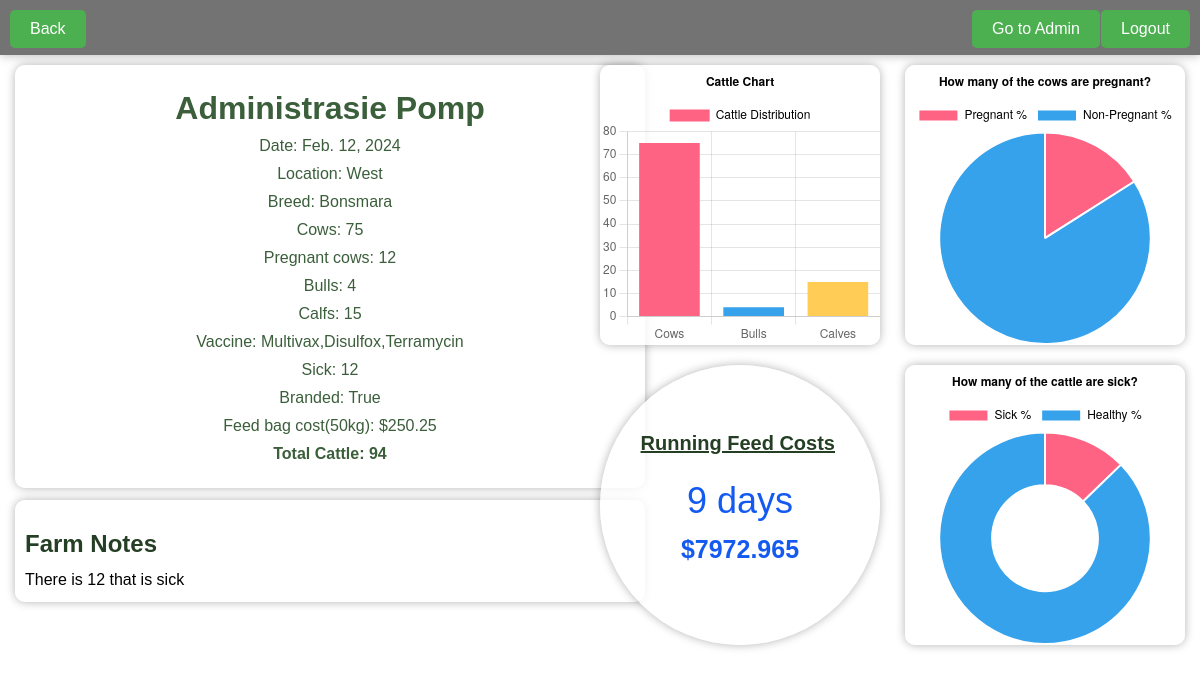
Before: /farm_app/farm/16/ with the older database file.
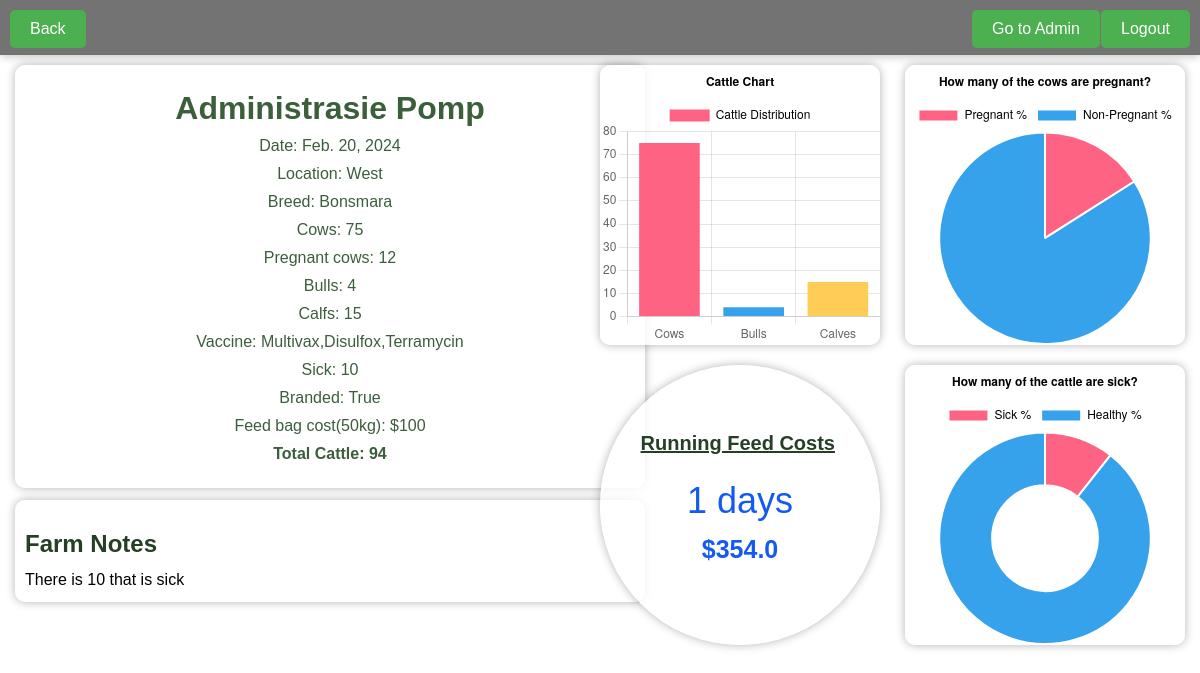
After: the same page with the newer database file.
### farm_app/models.py (models this page shows)
class Farm(models.Model):
    date = models.DateField(null=True)
    name = models.CharField(max_length=100)
    location = models.CharField(max_length=100)
    breed = models.CharField(max_length=100,choices=CATEGORY,null = True)
    cows_count = models.IntegerField(default=0)  # Number of cows
    bulls_count = models.IntegerField(default=0)  # Number of bulls
    calf_count = models.IntegerField(default=0)
    vaccine1 = models.CharField(max_length=100,choices=CATEGORY2,null = True)
    vaccine2 = models.CharField(max_length=100,choices=CATEGORY2,null = True)
    vaccine3 = models.CharField(max_length=100,choices=CATEGORY2,null = True)
    is_branded = models.BooleanField(default=False)
    pregnant_cows = models.IntegerField(default=0)
    sick = models.IntegerField(default=0)
    feed_cost = models.FloatField( default=0)
    notes = models.CharField(max_length=100 , null=True)
    def total_feed_cost(self):
        days_registered = self.days_since_registration
        if days_registered is not None:
            feed_cost_per_day = self.feed_cost_per_day()
            total_cost = feed_cost_per_day * days_registered
            return total_cost
        else:
            return None
    @property
    def total_cattle(self):
        return self.cows_count + self.bulls_count + self.calf_count
    def feed_cost_per_day(self):
        feed_per_cow_per_day = 2  # You can adjust this value based on your requirements
        total_feed_per_day = (self.cows_count * feed_per_cow_per_day) + (self.bulls_count * feed_per_cow_per_day * 1.5) + (self.calf_count * feed_per_cow_per_day * 0.5)
        feed_cost_per_day = total_feed_per_day * (self.feed_cost / 50)
        return feed_cost_per_day
    @property
    def days_since_registration(self):
        if self.date:
            difference = datetime.now().date() - self.date
            return difference.days
        else:
            return None

### farm_app/views.py (the view)
# urls.py: path('farm/<int:farm_id>/', views.farm_detail, name='farm_detail'),
def farm_detail(request, farm_id):
    farm = get_object_or_404(Farm, pk=farm_id)
    return render(request, 'farm_app/farm_detail.html', {'farm': farm})

### farm_app/templates/farm_app/farm_detail.html (shortened to what this page needs)
<!DOCTYPE html>
<html lang="en">
<head>
</head>
<body>
    <div class="btn_container">
        <a href="/admin/" class="button">Go to Admin</a>
        <a href="{% url 'user_auth:login' %}" class="button login-button">Logout</a>
        <a href="/farm_app/" class="button back-button">Back</a>
    </div>
    <div class="container">
        <h1>{{ farm.name }}</h1>
        <p>Date: {{ farm.date }}</p>
        <p>Location: {{ farm.location }}</p>
        <p>Breed: {{ farm.breed }}</p>
        <p>Cows: {{ farm.cows_count }}</p>
        <p>Pregnant cows: {{ farm.pregnant_cows }}</p>
        <p>Bulls: {{ farm.bulls_count }}</p>
        <p>Calfs: {{ farm.calf_count }}</p>
        <p>Vaccine: {{ farm.vaccine1}},{{farm.vaccine2}},{{farm.vaccine3}} </p>
        <p>Sick: {{ farm.sick }}</p>
        <p>Branded: {{ farm.is_branded }}</p>
        <p>Feed bag cost(50kg): ${{ farm.feed_cost }}</p>
        <p><b>Total Cattle: {{ farm.total_cattle }}</b></p>
    </div>
    <div id="notes-container">
        <h2 id="notes-title">Farm Notes</h2>
        <div id="notes">{{ farm.notes }}</div>
    </div>
    <div id="pieChartContainer">
        <canvas id="pieChart" width="500" height="500"></canvas>
        <script>// Get data from Django template
            const cowsCount = {{ farm.cows_count }};
            const bullsCount = {{ farm.bulls_count }};
            const calvesCount = {{ farm.calf_count }};
            const totalCattle = cowsCount + bullsCount + calvesCount;
            // Calculate the percentage of pregnant and non-pregnant cows
            const pregCount = ({{ farm.pregnant_cows }} / cowsCount) * 100;
            const nonPregCount = 100 - pregCount;
            // Calculate the percentage sick and non-sick cattle
            const sickCount = ({{ farm.sick }} / totalCattle) * 100;
            const nonSickCount = 100 - sickCount;
            // Create the pie chart for cattle distribution
            const ctx = document.getElementById('pieChart').getContext('2d');
            const pieChart = new Chart(ctx, {
                type: 'bar',
                data: {
                    labels: ['Cows', 'Bulls', 'Calves'],
                    datasets: [{
                        label: 'Cattle Distribution',
                        data: [cowsCount, bullsCount, calvesCount],
                        backgroundColor: [
                            'rgb(255, 99, 132)',
                            'rgb(54, 162, 235)',
                            'rgb(255, 205, 86)'
                        ],
                        hoverOffset: 4
                    }]
                },
                options: {
                    responsive: true,
                    plugins: {
                        legend: {
                            labels: {
                                color: 'black'
                            }
                        },
                        title: {
                            display: true,
                            text: 'Cattle Chart', // Title text
                            color: 'black',
                            fontSize: 16,
                            position: 'top' // Position the title on top
                        }
                    }
                }
            });
        </script>
    </div>
    <div id="pieChartContainer2">
        <canvas id="pieChart2" width="500" height="500"></canvas>
        <script>
            // Create the pie chart for pregnant cows
            // Create the pie chart for pregnant cows
            const ctx2 = document.getElementById('pieChart2').getContext('2d');
            const pieChart2 = new Chart(ctx2, {
                type: 'pie',
                data: {
                    labels: ['Pregnant %', 'Non-Pregnant %'],
                    datasets: [{
                        label: 'Cattle Distribution',
                        data: [pregCount, nonPregCount],
                        backgroundColor: [
                            'rgb(255, 99, 132)',
                            'rgb(54, 162, 235)'
                        ],
                        hoverOffset: 4
                    }]
                },
                options: {
                    responsive: true,
                    plugins: {
                        legend: {
                            labels: {
                                color: 'black'
                            }
                        },
                        title: {
                            display: true,
                            text: 'How many of the cows are pregnant?', // Title text
                            color: 'black',
                        }
                    }
                }
            });
        </script>
    </div>
    <div id="pieChartContainer3">
        <canvas id="pieChart3" width="500" height="500"></canvas>
        <script>
            // Create the pie chart for pregnant cows
            // Create the pie chart for pregnant cows
            const ctx3 = document.getElementById('pieChart3').getContext('2d');
            const pieChart3 = new Chart(ctx3, {
                type: 'doughnut',
                data: {
                    labels: ['Sick %', 'Healthy %'],
                    datasets: [{
                        label: 'Cattle Distribution',
                        data: [sickCount, nonSickCount],
                        backgroundColor: [
                            'rgb(255, 99, 132)',
                            'rgb(54, 162, 235)'
                        ],
                        hoverOffset: 4
                    }]
                },
                options: {
                    responsive: true,
                    plugins: {
                        legend: {
                            labels: {
                                color: 'black'
                            }
                        },
                        title: {
                            display: true,
                            text: 'How many of the cattle are sick?', // Title text
                            color: 'black',
                        }
                    }
                }
            });
        </script>
    </div>
    <div id="clock-container">
        <h2 id="title">Running Feed Costs </h2>
        <div id="clock"></div>
        <div id="cost"><b>${{ farm.total_feed_cost }}</b></div>
    </div>
</body>
</html>

### farm_app/templates/farm_app/farm_detail.html (style rules this page uses)
body { font-family: Arial, sans-serif; background-image: url('https://images.unsplash.com/photo-1500382017468-9049fed747ef?q=80&w=1000&auto=format&fit=crop&ixlib=rb-4.0.3&ixid=M3wxMjA3fDB8MHxzZWFyY2h8Nnx8ZmFybXxlbnwwfHwwfHx8MA%3D%3D'); background-size: cover; background-repeat: no-repeat; margin: 0; padding: 0; }
.container { max-width: 600px; margin: 0 auto; padding: 15px; background-color: rgba(255, 255, 255, 0.8); border-radius: 10px; box-shadow: 0 0 10px rgba(0, 0, 0, 0.3); margin-top: 10px; margin-left: 15px; position: relative; }
h1, p { color: #3b5e3b; text-align: center; margin: 10px 0; }
#pieChartContainer { display: flex; background-color: rgba(255, 255, 255, 0.8); border-radius: 10px; box-shadow: 0 0 10px rgba(0, 0, 0, 0.3); margin-top: 15px; position: absolute; right: 320px; top: 50px; }
#pieChartContainer2 { display: flex; background-color: rgba(255, 255, 255, 0.8); border-radius: 10px; box-shadow: 0 0 10px rgba(0, 0, 0, 0.3); margin-top: 15px; position: absolute; right: 15px; top: 50px; }
#pieChartContainer3 { display: flex; background-color: rgba(255, 255, 255, 0.8); border-radius: 10px; box-shadow: 0 0 10px rgba(0, 0, 0, 0.3); margin-top: 15px; position: absolute; right: 15px; top: 350px; }
.btn_container { display: flex; position: relative; background-color: rgba(82, 80, 80, 0.8); box-shadow: 0 0 10px rgba(0, 0, 0, 0.3); margin: 0 auto; height: 55px; }
#pieChart { max-width: 500px; max-height: 280px; }
#pieChart2 { max-width: 450px; max-height: 280px; }
#pieChart3 { max-width: 450px; max-height: 280px; }
a { text-decoration: none; color: #3b5e3b; }
.button { display: inline-block; padding: 10px 20px; background-color: #4CAF50; color: white; text-decoration: none; border-radius: 5px; transition: background-color 0.3s; position: absolute; top: 10px; right: 100px; }
.login-button { position: absolute; top: 10px; right: 10px; }
.back-button { top: 10px; right: auto; padding: 10px 20px; transition: background-color 0.3s; position: absolute; margin-left: 10px; }
#clock { font-family: Arial, sans-serif; font-size: 36px; text-align: center; margin-top: 5px; right: 30px; width: 200px; padding: 10px; position: absolute; top: 100px; color: rgb(20, 90, 241); }
#cost { font-family: Arial, sans-serif; font-size: 25px; text-align: center; margin-top: 50px; right: 30px; width: 200px; padding: 10px; position: absolute; top: 110px; color: rgb(20, 90, 241); }
#clock-container { background-color: rgba(255, 255, 255, 0.8); box-shadow: 0 0 10px rgba(0, 0, 0, 0.3); font-family: Arial, sans-serif; text-align: center; top: 365px; position: absolute; right: 320px; width: 260px; height: 260px; padding: 10px; border-radius: 50%; }
#title { font-family: Arial, sans-serif; font-size: 20px; top: 50px; margin-bottom: 10px; position: absolute; right: 45px; text-decoration-line: underline; color: #253f25; }
#notes-container { position: fixed; top: 500px; width: 610px; left: 15px; background-color: rgba(255, 255, 255, 0.8); border-radius: 10px; padding: 10px; box-shadow: 0 0 10px rgba(0, 0, 0, 0.3); }
#notes-title { margin-bottom: 10px; color: #253f25; }
#notes { font-size: 16px; line-height: 1.5; }

Changed rows visible on the page:
changed Farm "Administrasie Pomp": date "Feb. 12, 2024" → "Feb. 20, 2024"; sick "12" → "10"; feed_cost "250.25" → "100"; notes "There is 12 that is sick" → "There is 10 that is sick"; total_feed_cost "7972.965" → "354.0"
Other visible differences:
chart data {{ farm.sick }}: 12 → 10
text written by a page script: "9 days" → "1 days"
